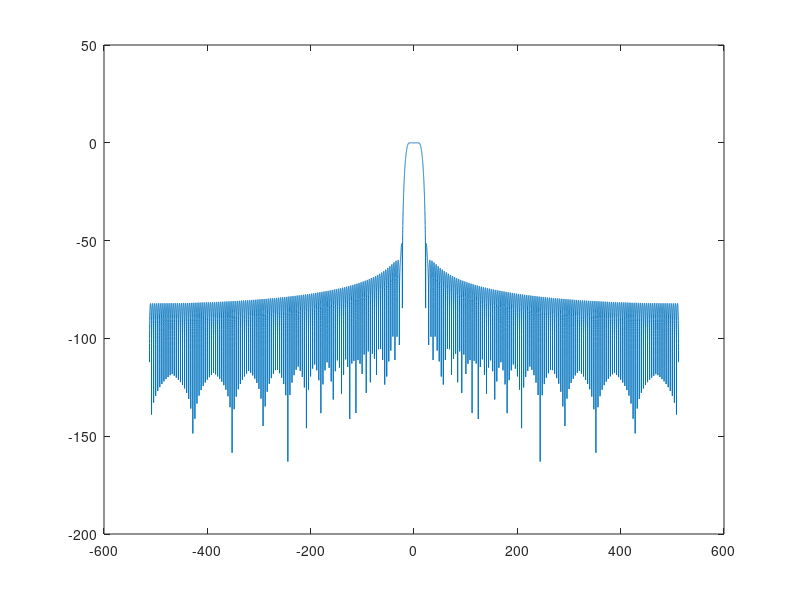
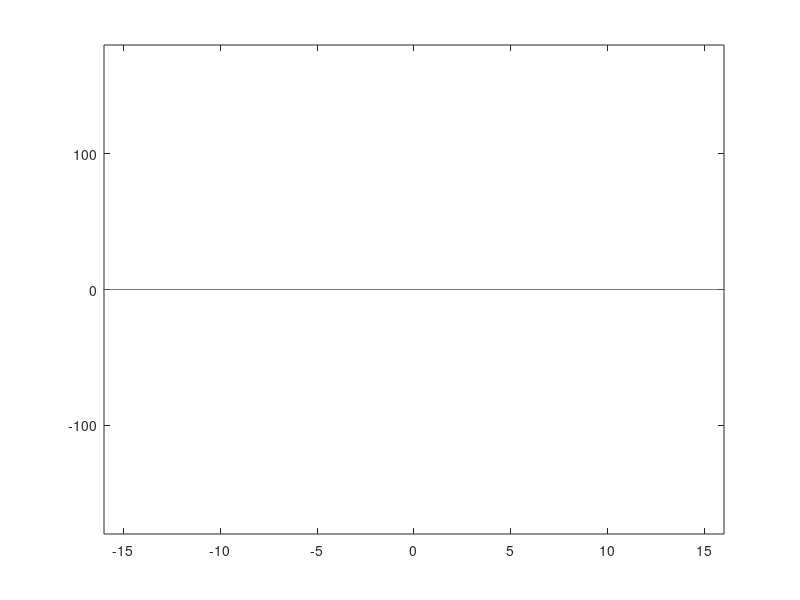
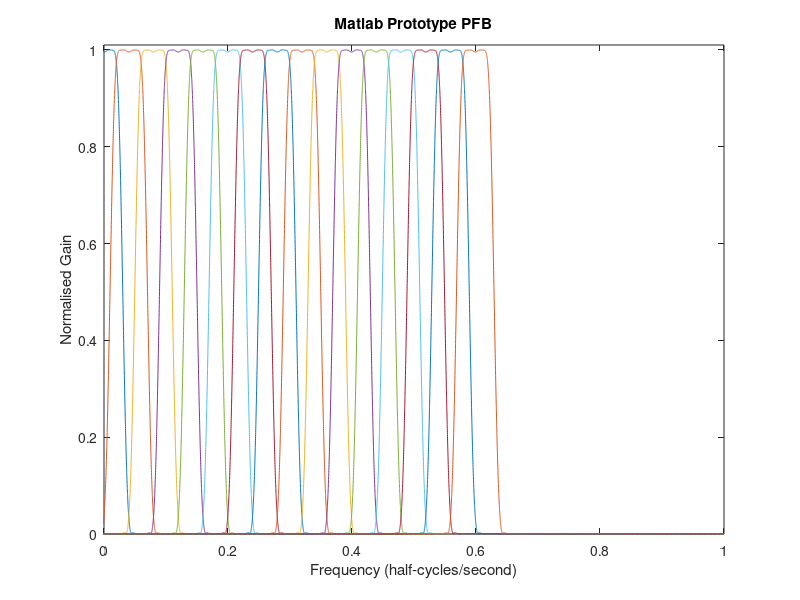
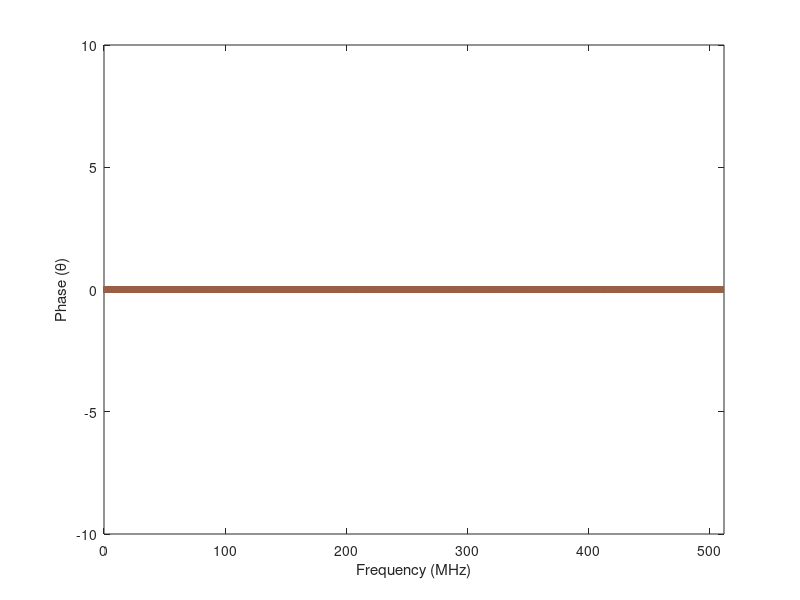

MATLAB code for these plots, in order:
fs = 1024;  % Sample rate (MHz)
dec = 32; % Decimation factor
taps = 256; % Number of taps 2^8

% Time array
t = 0:(1/fs):((1/fs)*(taps-1));

% Polyphase prototype filter
s = fir1(taps - 1, 1/dec);

% Plot the prototype filter
figure(3), plot(t,s);

% Zero pad prototype filter up by a factor of 100 and calc spectrum
%S = fftshift(fft((s)));
S = fftshift(fft((s),100*taps));

% Frequency array of spectrum
f = ((-floor(100*taps/2):(ceil(100*taps/2)-1))/(100*taps))/(t(2)-t(1));

% Plot the spectrum
figure(1); plot(f, 20*log10(abs(S)));

figure(2); plot(f,angle(S.*exp(1i*2*pi*f*(127.5/1024)))*180/pi);
axis([-16 16 -180 180]);

pause

% Write spectrum to file
Sps = S.*exp(1i*2*pi*f*(127.5/1024));
Sps(angle(Sps) ~= 0) = abs(Sps(angle(Sps) ~= 0));

St = zeros(16,length(Sps));
for n = 1:16
	St(n,:) = circshift(Sps',(n-1)*floor(dec/f(2)-f(1)))';
end

St = St/max(max(St)); % normalise
figure(3)
plot(f/512,St); axis([0 1 0 1.01])
xlabel('Frequency (half-cycles/second)');
ylabel('Normalised Gain');
title('Matlab Prototype PFB');

figure(4)
plot(f, angle(St), 'linewidth', 5); axis([0 512, -10 10])
xlabel('Frequency (MHz)');
ylabel('Phase (\theta)')

